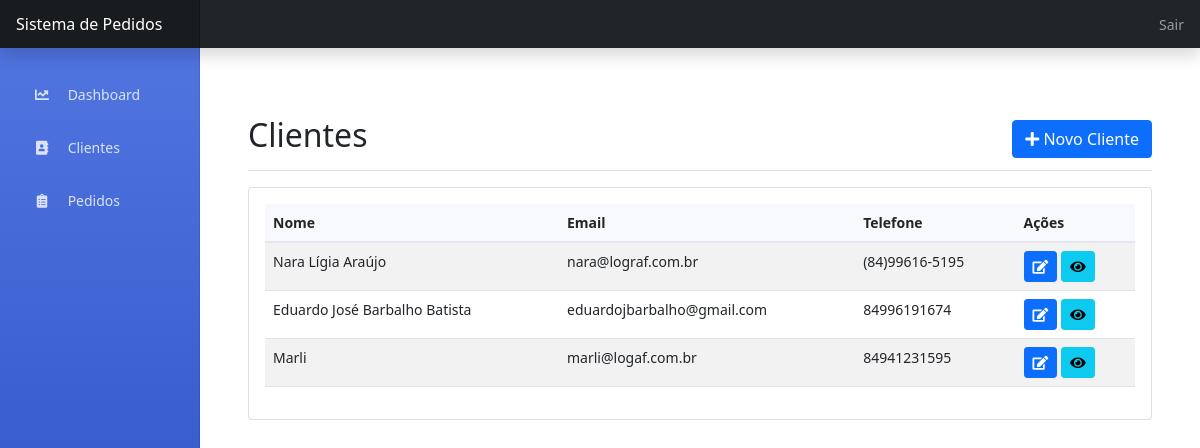
/operacional/clientes (signed in), run on the app's committed database.
### app.py (models this page shows)
class Cliente(db.Model):
    id = db.Column(db.Integer, primary_key=True)
    nome = db.Column(db.String(100), nullable=False)
    email = db.Column(db.String(120))
    telefone = db.Column(db.String(20))
    endereco = db.Column(db.Text)
    pedidos = db.relationship('Pedido', backref='cliente', lazy=True)

### app.py (the view)
@app.route('/operacional/clientes')
@login_required
def operacional_clientes():
    if current_user.tipo != 'operacional':
        flash('Acesso não autorizado!', 'danger')
        return redirect(url_for('index'))
    clientes = Cliente.query.all()
    return render_template('operacional/lista_clientes.html', clientes=clientes)

### app.py (called while the page is built)
@login_manager.user_loader
def load_user(user_id):
    return Usuario.query.get(int(user_id))

### templates/operacional/lista_clientes.html (shortened to what this page needs)
{% extends "base.html" %}
{% block content %}
<div class="container-fluid">
    <div class="d-flex justify-content-between flex-wrap flex-md-nowrap align-items-center pt-3 pb-2 mb-3 border-bottom">
        <h1 class="h2">Clientes</h1>
        <div class="btn-toolbar mb-2 mb-md-0">
            <a href="{{ url_for('operacional_novo_cliente') }}" class="btn btn-primary">
                <i class="fas fa-plus"></i> Novo Cliente
            </a>
        </div>
    </div>
    <div class="card">
        <div class="card-body">
            <div class="table-responsive">
                <table class="table table-striped table-hover">
                    <thead>
                        <tr>
                            <th>Nome</th>
                            <th>Email</th>
                            <th>Telefone</th>
                            <th>Ações</th>
                        </tr>
                    </thead>
                    <tbody>
                        {% for cliente in clientes %}
                        <tr>
                            <td>{{ cliente.nome }}</td>
                            <td>{{ cliente.email }}</td>
                            <td>{{ cliente.telefone }}</td>
                            <td>
                                <a href="{{ url_for('operacional_editar_cliente', id=cliente.id) }}" class="btn btn-sm btn-primary">
                                    <i class="fas fa-edit"></i>
                                </a>
                                <a href="{{ url_for('operacional_visualizar_cliente', id=cliente.id) }}" class="btn btn-sm btn-info">
                                    <i class="fas fa-eye"></i>
                                </a>
                            </td>
                        </tr>
                        {% else %}
                        <tr>
                            <td colspan="4" class="text-center">Nenhum cliente cadastrado.</td>
                        </tr>
                        {% endfor %}
                    </tbody>
                </table>
            </div>
        </div>
    </div>
</div>
{% endblock %}

### templates/base.html (style rules this page uses)
body { font-size: .875rem; }
.container-fluid { padding-top: 1.5rem; }
.d-flex.justify-content-between { margin-top: 20px; margin-bottom: 30px; padding: 15px 0; }
.table th { background-color: #f8f9fc; border-bottom: 2px solid #e3e6f0; }

### data on the page
Cliente: nome "Nara Lígia Araújo", email "nara@lograf.com.br", telefone "(84)99616-5195"
Cliente: nome "Eduardo José Barbalho Batista", email "eduardojbarbalho@gmail.com", telefone "84996191674"
Cliente: nome "Marli", email "marli@logaf.com.br", telefone "84941231595"
